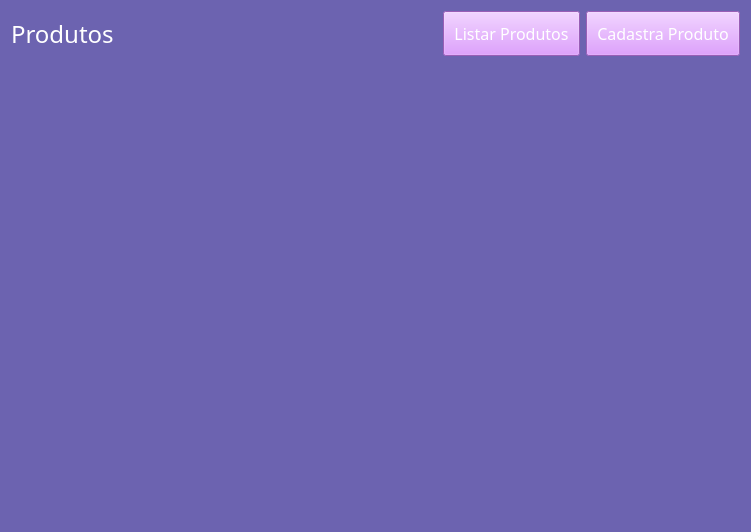
<?xml version="1.0" encoding="UTF-8"?>
<ui version="4.0">
 <class>Form</class>
 <widget class="QWidget" name="Form">
  <property name="geometry">
   <rect>
    <x>0</x>
    <y>0</y>
    <width>751</width>
    <height>532</height>
   </rect>
  </property>
  <property name="windowTitle">
   <string>Form</string>
  </property>
  <property name="styleSheet">
   <string notr="true">background-color:rgb(108, 99, 176)
</string>
  </property>
  <layout class="QVBoxLayout" name="verticalLayout">
   <item>
    <layout class="QHBoxLayout" name="horizontalLayout">
     <item>
      <widget class="QLabel" name="label_5">
       <property name="font">
        <font>
         <family>Impact</family>
         <pointsize>18</pointsize>
        </font>
       </property>
       <property name="styleSheet">
        <string notr="true">color: rgb(255, 255, 255);</string>
       </property>
       <property name="text">
        <string>Produtos</string>
       </property>
      </widget>
     </item>
     <item>
      <spacer name="horizontalSpacer">
       <property name="orientation">
        <enum>Qt::Horizontal</enum>
       </property>
       <property name="sizeHint" stdset="0">
        <size>
         <width>40</width>
         <height>20</height>
        </size>
       </property>
      </spacer>
     </item>
     <item>
      <widget class="QPushButton" name="listar_produtos_btn">
       <property name="font">
        <font>
         <family>Impact</family>
         <pointsize>12</pointsize>
        </font>
       </property>
       <property name="styleSheet">
        <string notr="true">background-color: rgb(214, 131, 255);
color: rgb(255, 255, 255);
padding: 10px;
</string>
       </property>
       <property name="text">
        <string>Listar Produtos</string>
       </property>
      </widget>
     </item>
     <item>
      <widget class="QPushButton" name="cadastrar_produto_btn">
       <property name="font">
        <font>
         <family>Impact</family>
         <pointsize>12</pointsize>
        </font>
       </property>
       <property name="styleSheet">
        <string notr="true">background-color: rgb(214, 131, 255);
color: rgb(255, 255, 255);
padding: 10px;
</string>
       </property>
       <property name="text">
        <string>Cadastra Produto</string>
       </property>
      </widget>
     </item>
    </layout>
   </item>
   <item>
    <widget class="QStackedWidget" name="painel_produtos">
     <widget class="QWidget" name="page"/>
     <widget class="QWidget" name="page_2"/>
    </widget>
   </item>
  </layout>
 </widget>
 <resources/>
 <connections/>
</ui>
